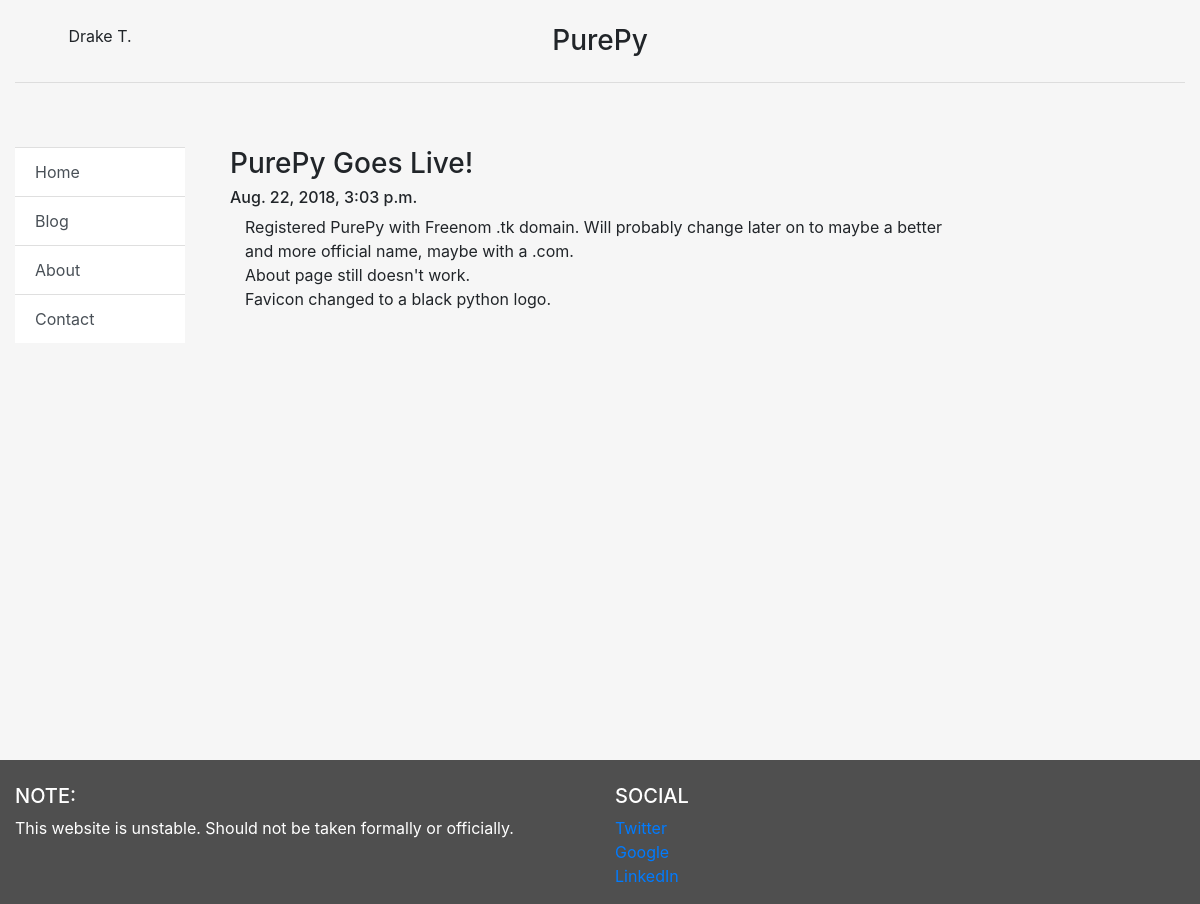
Page /blog/2 on the committed database.
### blog/models.py (models this page shows, shortened)
class Post(models.Model):
    title = models.CharField(max_length=140)
    body = models.TextField()
    date = models.DateTimeField()

### blog/templates/blog/post.html
{% extends "personal/header.html" %}
{% block content %}
	<h3>{{ post.title }}</h3>
	<h6>{{ post.date }}</h6>
	<div class="container">
		{{ post.body|safe|linebreaks}}
	</div>
	<br><br>
{% endblock %}

### personal/templates/personal/header.html (style rules this page uses)
html, body { height:100% }

### rows in the picture
Post: title "PurePy Goes Live!", date "Aug. 22, 2018, 3:03 p.m.", body "Registered PurePy with Freenom .tk domain. Will probably change later on to maybe a better and more official name, maybe with a .com. About page still doesn't work. Favicon changed to a black python logo."
